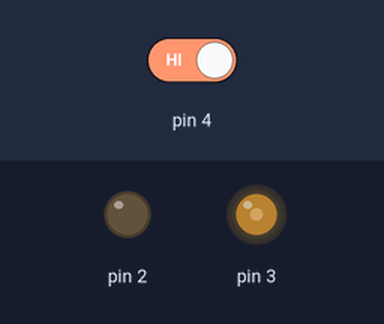
Recording of a sketch running on a simulated Arduino Uno, built with avr-gcc and run on an emulated ATmega328P. On the bench: output pins drawn as LEDs (lit = HIGH). Inputs (shaded band) come from the test bench; at power-on: pin 4 HIGH.

Above: at 1.2 s.
1.3 s: pin 4 driven LOW
At 1.8 s:
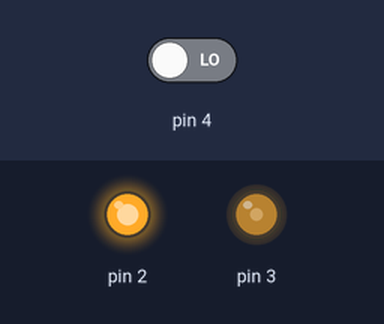
Timing chart, 0 to 4.3 s (numbered marks = the images above; inputs shaded):
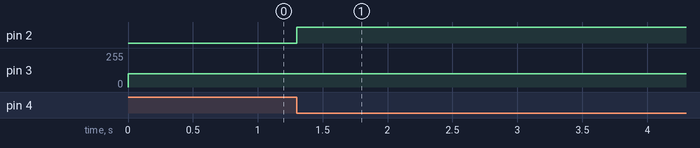

Measured:
- after the input at 1.3 s, pin 2: LOW → HIGH at once

The sketch:

0a_toggle_switch.ino
```cpp
#define debugInt(varname, suffix) \
  Serial.print(#varname);         \
  Serial.print(" = ");            \
  printLpad((varname), 3);        \
  Serial.print((suffix));

void printLpad(int x, int length) {
  int digits = x == 0 ? 1 : floor(log10(abs(x))) + 1;
  for (int i = digits; i < length; i++) {
    Serial.print(" ");
  }
  Serial.print(x);
}

void setup() {
  pinMode(2, OUTPUT);
  pinMode(3, OUTPUT);
  pinMode(4, INPUT);
}

bool prevButtonState = 0;
bool light = 0;

void loop() {
  bool buttonState = digitalRead(4);
  if (prevButtonState == 1 && buttonState == 0) {
    light = !light;
  }

  debugInt(buttonState, " ; ");
  debugInt(prevButtonState, " ; ");
  debugInt(light, " ; ");
  Serial.print("\n");

  analogWrite(3, 100);
  analogWrite(2, light * 255);

  prevButtonState = buttonState;
}
```
